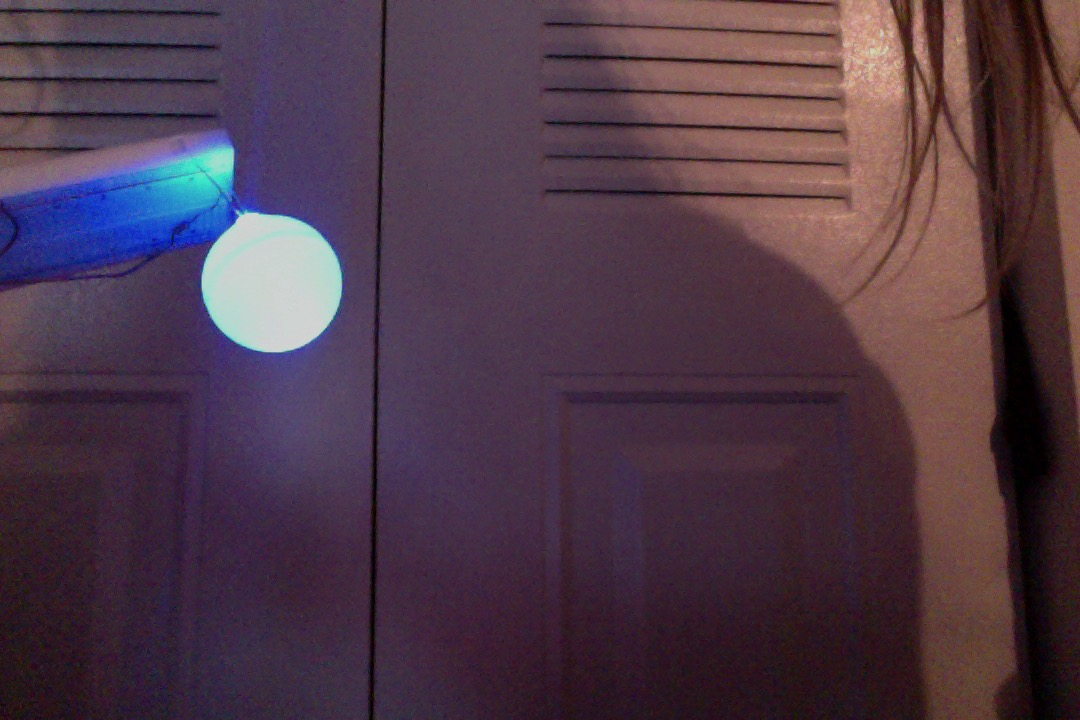
#> input picture testball.jpg, 1080 x 720 px
$ python -i main.py   (imports and definitions only)   (older library calls are emulated)
#> lines starting #> are read from the running program, lines starting #| are printed output that depends on the picture; after the words box and inside, x2 and y2 are one past the last pixel; in counts of white or black regions, pixels touching at a corner belong together
#> further down, picture is the input picture: shape (720, 1080, 3); mean B, G, R 72.1, 57.4, 78.9
import numpy as np
import cv2
import math
import socket
import sys
import ctypes

# [1 line that did not run here, left out]
address = ("127.0.0.1" , 8000)
# [1 line not run here, left out]

def imageProcess(image):
    # lower = (0 , 0 ,220) # calibrated at I-Sense
    # upper = (20 ,80, 255)

    lower = (0, 0 ,190) #calibrated at Davids?
    upper = (130, 50, 255)

    # [5 lines of commented-out code are left out]


    blur = cv2.GaussianBlur(image, (11,11), 0)
    hsvImage = cv2.cvtColor(blur, cv2.COLOR_BGR2HSV)
#> hsvImage: shape (720, 1080, 3); mean H, S, V 120.4, 97, 86
    mask =  cv2.inRange(hsvImage, lower, upper)
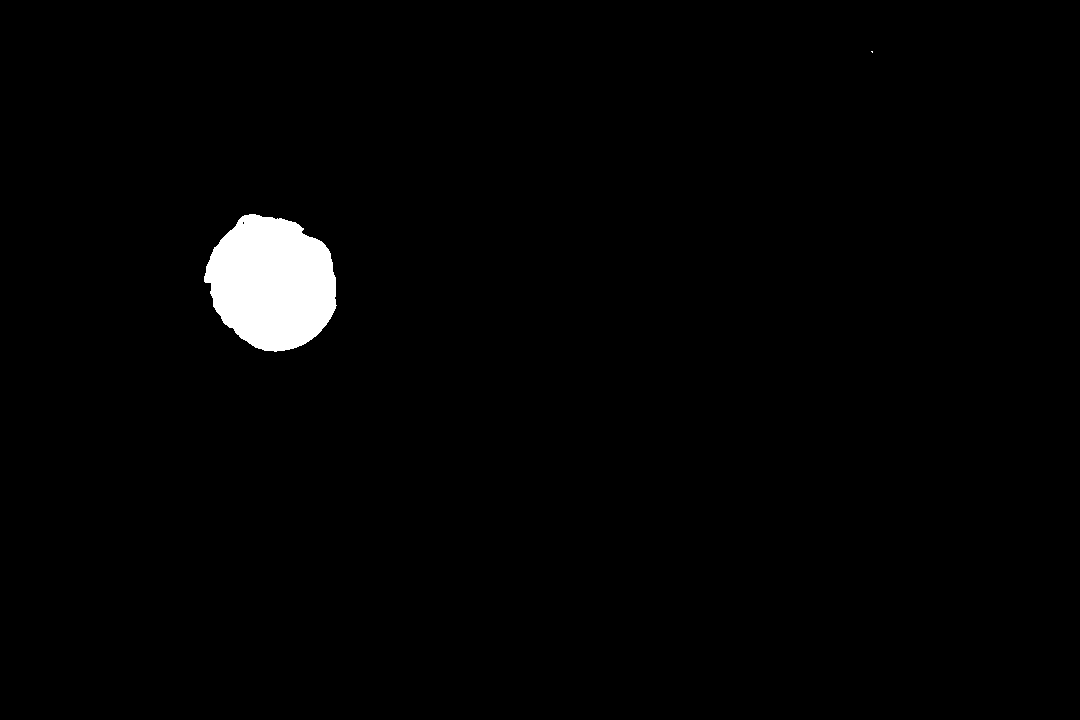
#> mask: shape (720, 1080); 1.8% white; 2 white regions (1 under 20 px), largest, box (x1, y1, x2, y2) and area: (204, 214, 337, 352) 13616
    mask = cv2.erode(mask, None , iterations = 2)
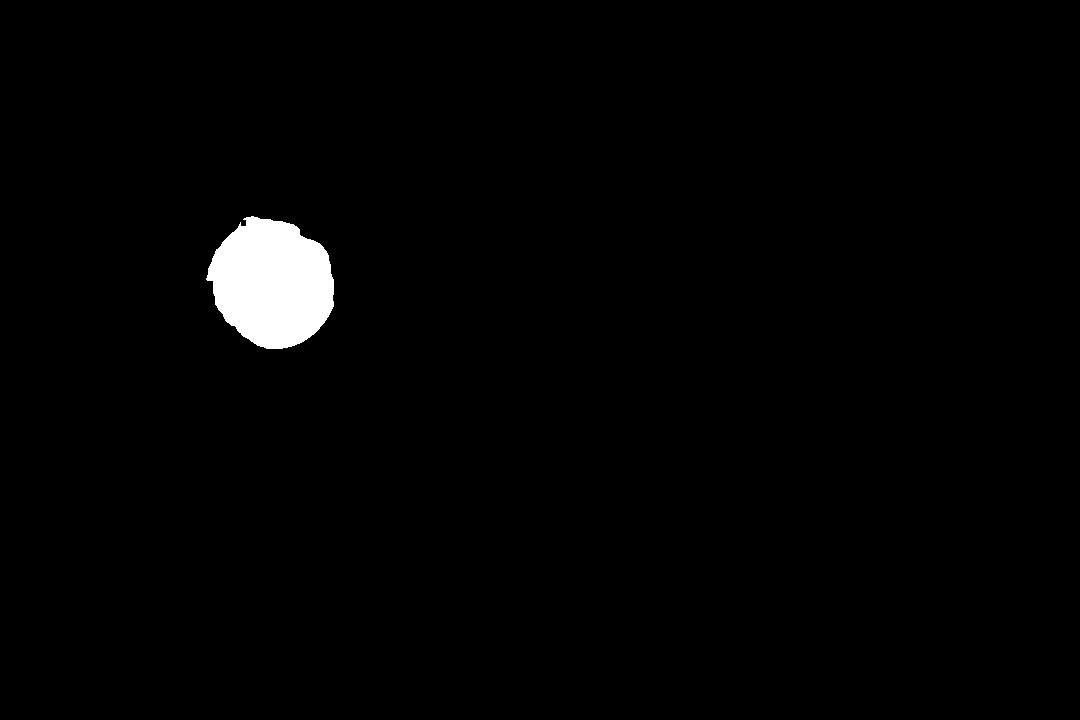
#> mask: shape (720, 1080); 1.6% white; 1 white region, box (x1, y1, x2, y2) and area: (206, 216, 334, 349) 12509
    mask = cv2.dilate(mask, None , iterations = 2)
#> mask: shape (720, 1080); 1.7% white; 1 white region, box (x1, y1, x2, y2) and area: (204, 214, 336, 351) 13597
    return mask

def getContour(image):
    frame, contours, h = cv2.findContours(image, cv2.RETR_TREE, cv2.CHAIN_APPROX_SIMPLE)
    contour = None
    great_circularity = 0.75
    for con in contours:
        area = cv2.contourArea(con)
        perimeter = cv2.arcLength(con, True)
        if area < 500:
            continue
        if perimeter == 0:
            continue
        circularity = 4*math.pi*(area/ (perimeter**2))
        if circularity > great_circularity:
            great_circularity = circularity
            contour = con
    # print(great_circularity)
    return contour

def houghCircle(image):
    circles = cv2.HoughCircles(image, cv2.HOUGH_GRADIENT, 1,
        minDist=500,
        param1=70,
        param2=11,
        minRadius=20,
        maxRadius=50)

    # convert circles into expected type
    if (circles is None):
        return []

    circles = np.uint16(np.around(circles))
    return circles


#cap = cv2.VideoCapture("psmovedemo.mov")
# [60 lines not run here, left out]
#sock.close()

>>> import cv2
>>> picture = cv2.imread('testball.jpg')
>>> result = imageProcess(picture)

$ run again, on corner.jpg
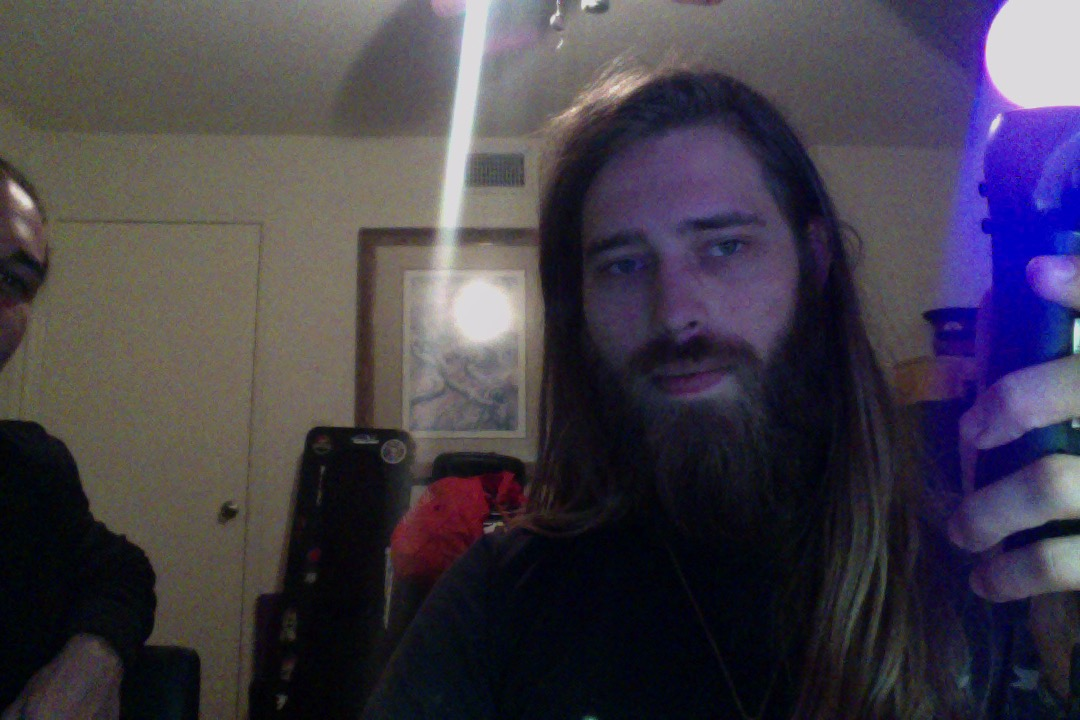
#> input picture corner.jpg, 1080 x 720 px
#> picture is the input picture: shape (720, 1080, 3); mean B, G, R 73.1, 61.6, 67.2
#> hsvImage: shape (720, 1080, 3); mean H, S, V 89.1, 89.2, 80
#> in imageProcess, `mask =  cv2.inRange(hsvImage, lower, upper)`:
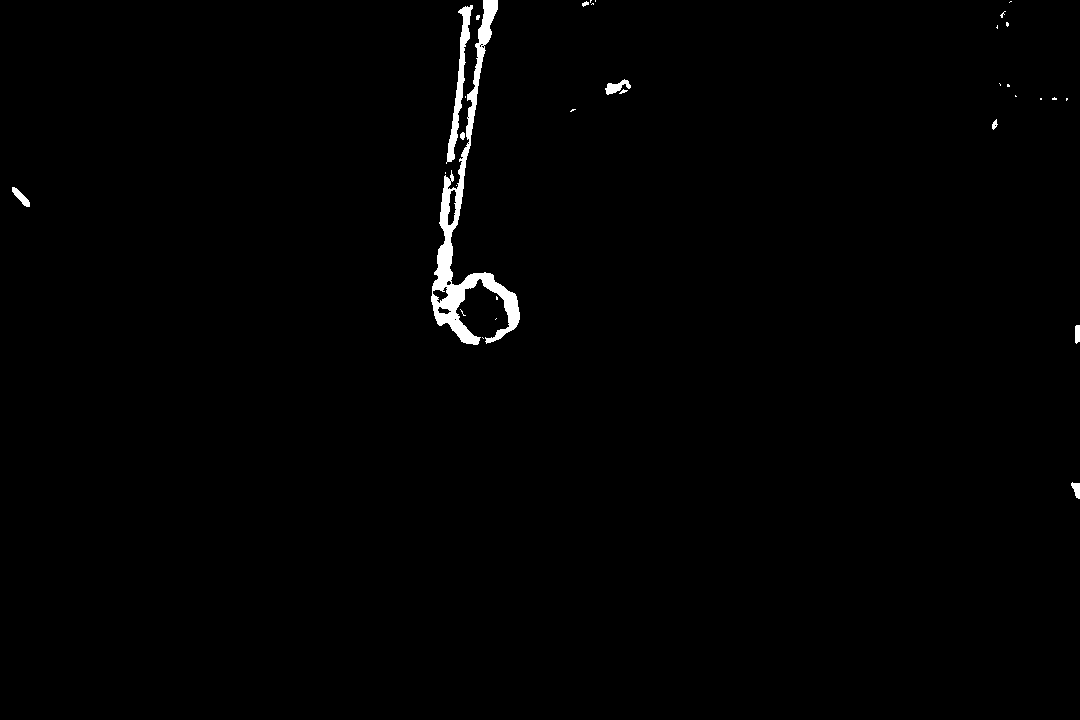
#> mask: shape (720, 1080); 0.91% white; 32 white regions (22 under 20 px), largest, box (x1, y1, x2, y2) and area: (431, 0, 520, 345) 5268, (446, 5, 473, 164) 1060, (605, 79, 631, 95) 197
#> in imageProcess, `mask = cv2.dilate(mask, None , iterations = 2)`:
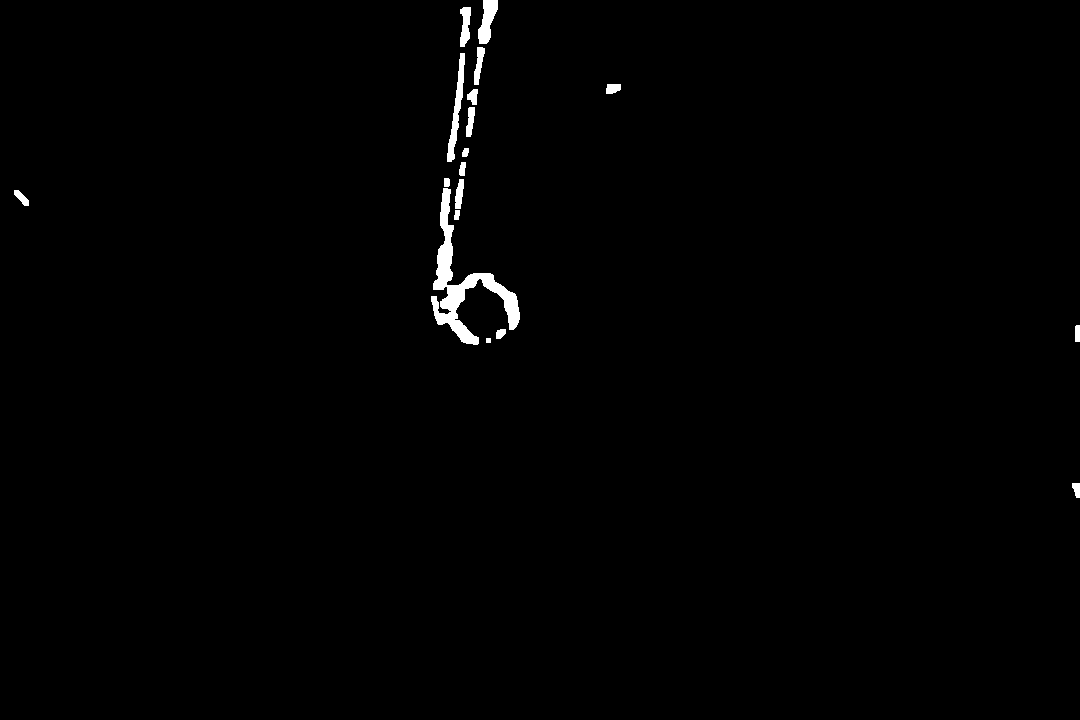
#> mask: shape (720, 1080); 0.81% white; 18 white regions, largest, box (x1, y1, x2, y2) and area: (431, 188, 520, 345) 3280, (447, 53, 465, 162) 683, (478, 0, 498, 44) 532

$ run again, on glare.jpg
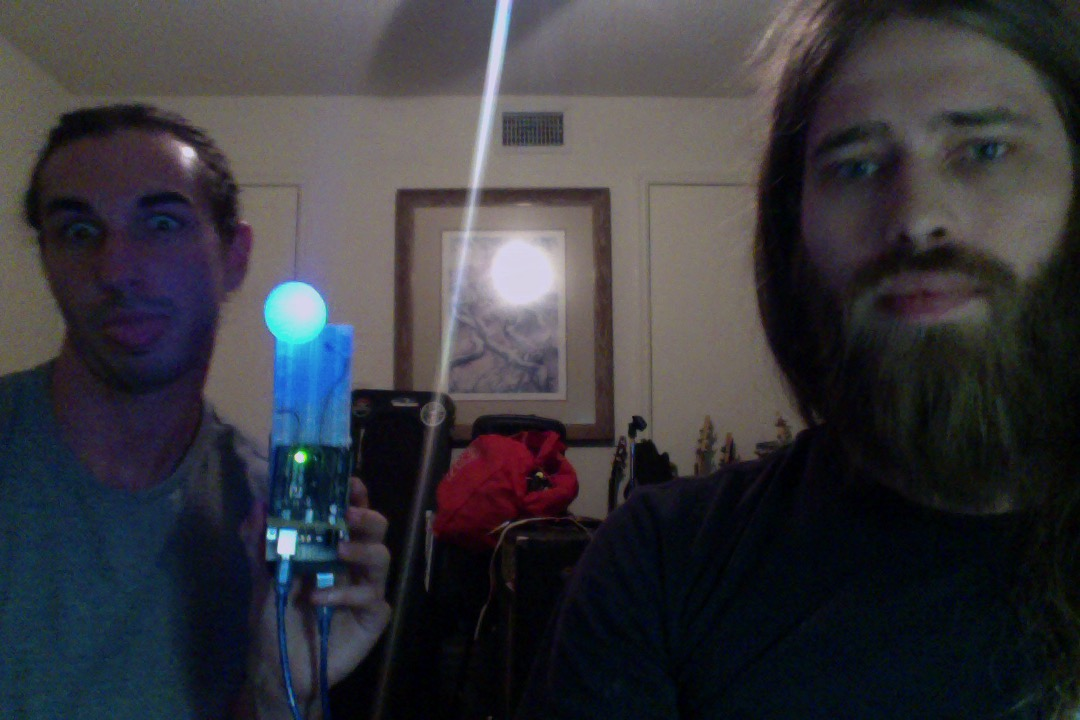
#> input picture glare.jpg, 1080 x 720 px
#> picture is the input picture: shape (720, 1080, 3); mean B, G, R 61.2, 55.8, 56.3
#> hsvImage: shape (720, 1080, 3); mean H, S, V 87.8, 91.6, 66.7
#> in imageProcess, `mask =  cv2.inRange(hsvImage, lower, upper)`:
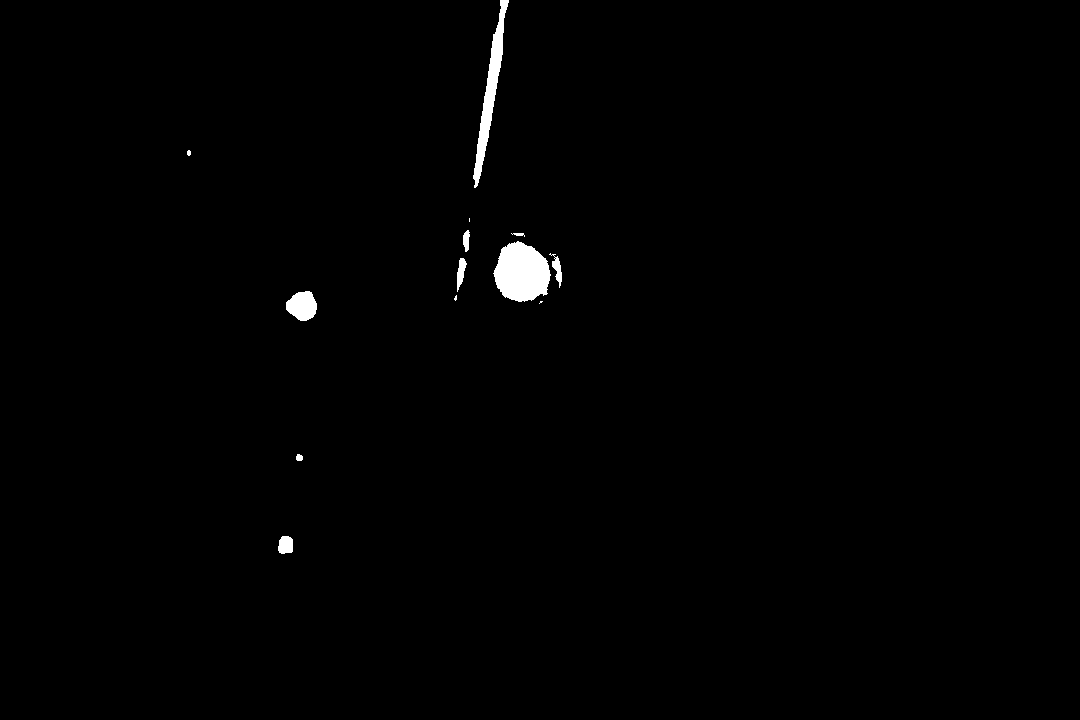
#> mask: shape (720, 1080); 0.75% white; 13 white regions (3 under 20 px), largest, box (x1, y1, x2, y2) and area: (493, 241, 551, 302) 2586, (473, 0, 509, 188) 1723, (286, 291, 317, 321) 689
#> in imageProcess, `mask = cv2.erode(mask, None , iterations = 2)`:
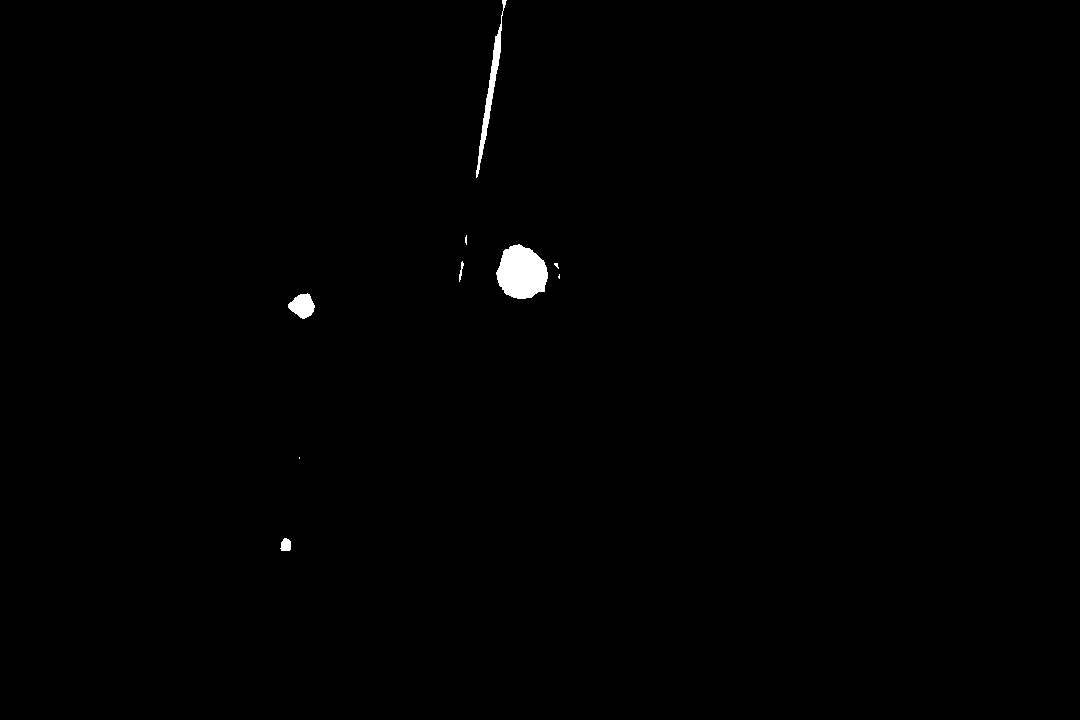
#> mask: shape (720, 1080); 0.47% white; 9 white regions (4 under 20 px), largest, box (x1, y1, x2, y2) and area: (496, 244, 548, 299) 2118, (476, 0, 507, 178) 854, (288, 293, 315, 319) 461, (280, 538, 291, 551) 115, (459, 261, 464, 282) 43

$ run again, on redglare.jpg
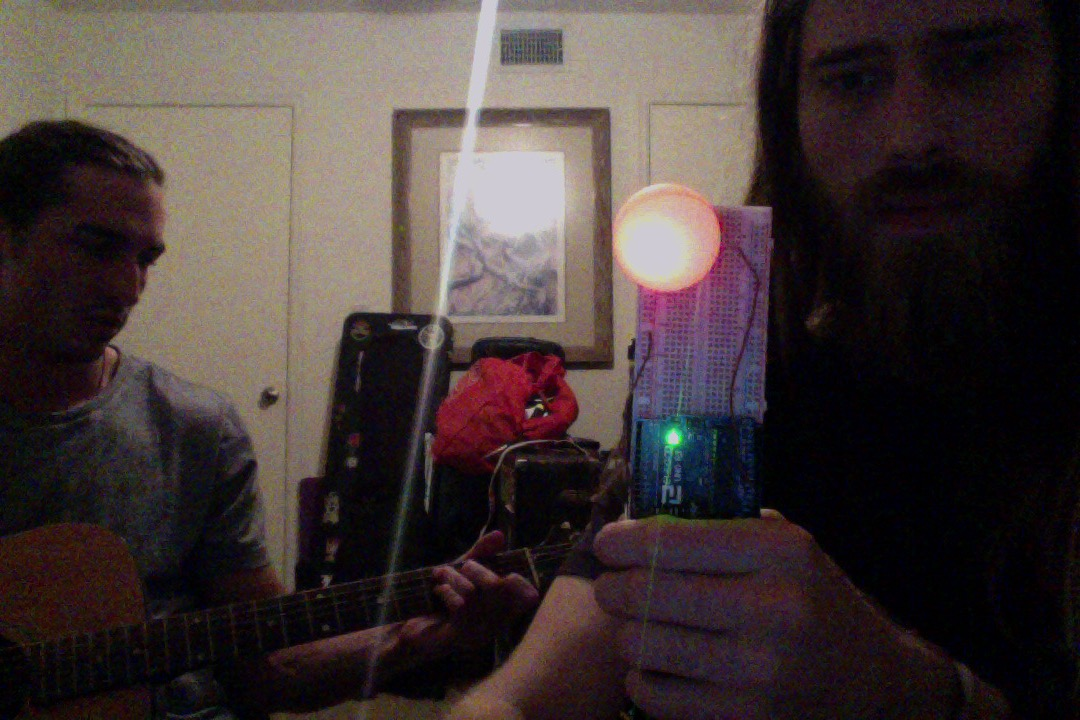
#> input picture redglare.jpg, 1080 x 720 px
#> picture is the input picture: shape (720, 1080, 3); mean B, G, R 55.4, 56.2, 67.3
#> hsvImage: shape (720, 1080, 3); mean H, S, V 85.2, 102.4, 69.2
#> in imageProcess, `mask =  cv2.inRange(hsvImage, lower, upper)`:
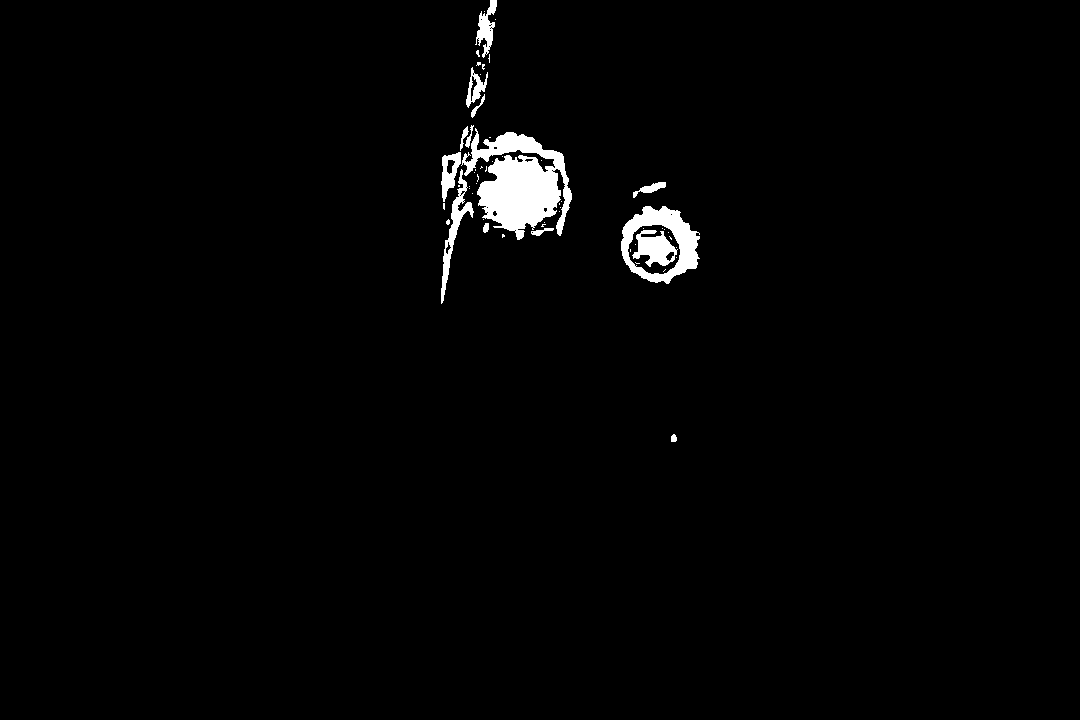
#> mask: shape (720, 1080); 1.7% white; 56 white regions (42 under 20 px), largest, box (x1, y1, x2, y2) and area: (461, 128, 572, 240) 6613, (621, 206, 700, 284) 2561, (632, 230, 678, 267) 956
#> in imageProcess, `mask = cv2.dilate(mask, None , iterations = 2)`:
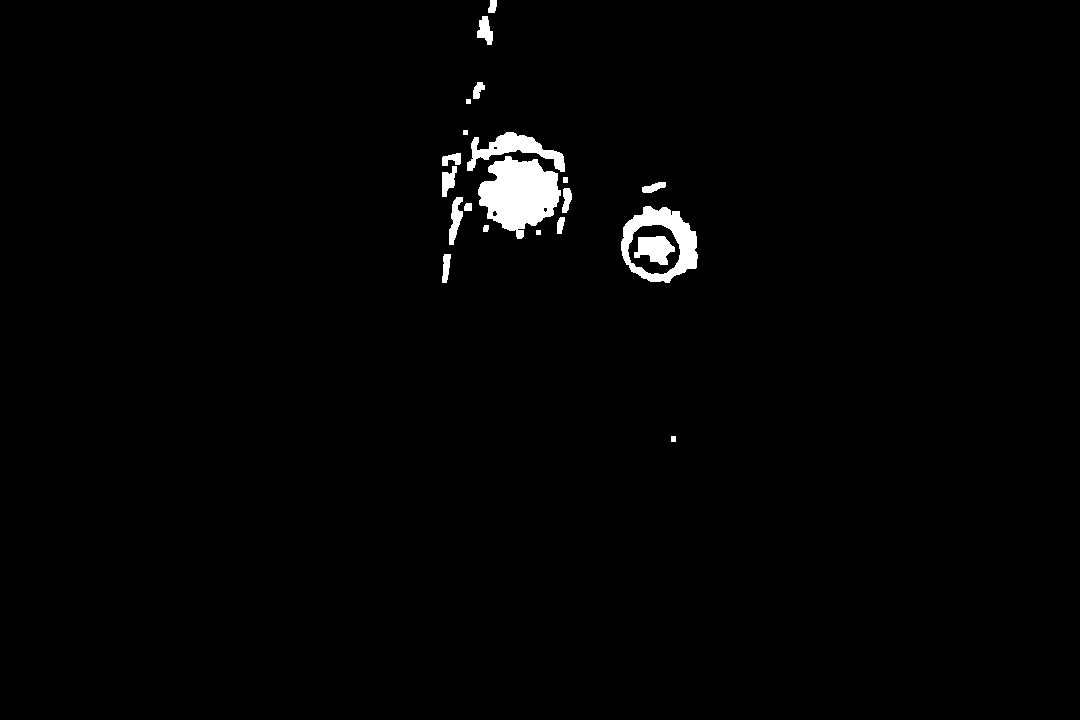
#> mask: shape (720, 1080); 1.5% white; 21 white regions, largest, box (x1, y1, x2, y2) and area: (478, 156, 561, 239) 4393, (621, 206, 698, 283) 2500, (467, 132, 565, 172) 1483
